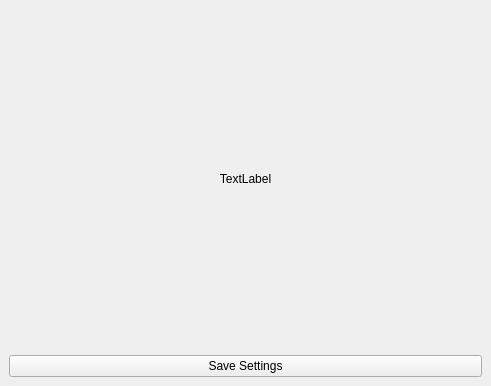
<?xml version="1.0" encoding="UTF-8"?>
<ui version="4.0">
 <class>MainWindow</class>
 <widget class="QMainWindow" name="MainWindow">
  <property name="geometry">
   <rect>
    <x>0</x>
    <y>0</y>
    <width>491</width>
    <height>386</height>
   </rect>
  </property>
  <property name="windowTitle">
   <string>MainWindow</string>
  </property>
  <widget class="QWidget" name="centralwidget">
   <layout class="QHBoxLayout" name="horizontalLayout">
    <item>
     <layout class="QVBoxLayout" name="verticalLayout" stretch="1,7,2">
      <item>
       <widget class="QLabel" name="lab_settings">
        <property name="sizePolicy">
         <sizepolicy hsizetype="Preferred" vsizetype="Preferred">
          <horstretch>0</horstretch>
          <verstretch>0</verstretch>
         </sizepolicy>
        </property>
        <property name="layoutDirection">
         <enum>Qt::LeftToRight</enum>
        </property>
        <property name="text">
         <string>TextLabel</string>
        </property>
        <property name="alignment">
         <set>Qt::AlignCenter</set>
        </property>
       </widget>
      </item>
      <item>
       <layout class="QGridLayout" name="grid_parameter" rowstretch="0" columnstretch="0"/>
      </item>
      <item>
       <widget class="QPushButton" name="btn_save_settings">
        <property name="text">
         <string>Save Settings</string>
        </property>
       </widget>
      </item>
     </layout>
    </item>
   </layout>
  </widget>
 </widget>
 <resources/>
 <connections/>
</ui>
